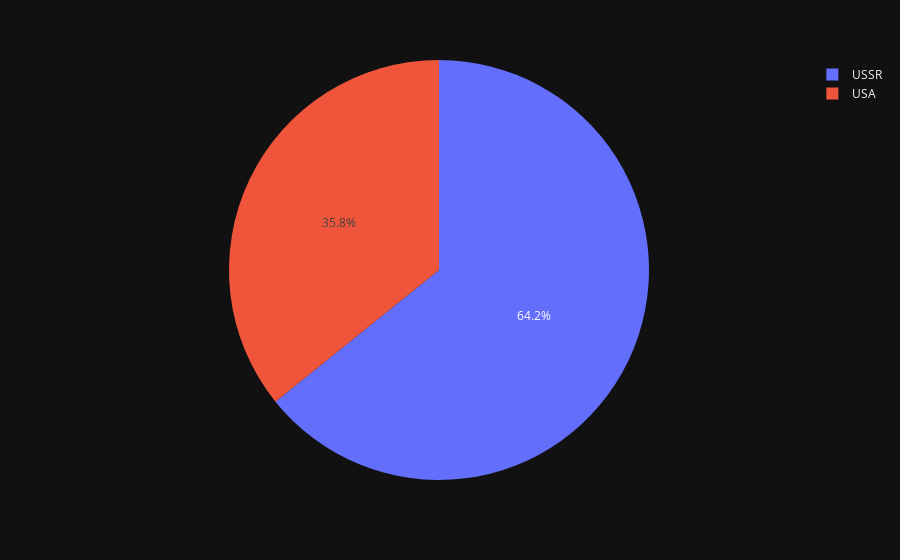

This figure's notebook cell:
### Markdown cell above
## Create a Plotly Pie Chart comparing the total number of launches of the USSR and the USA

### Code cell
data_x = [1188, 662]
names_x = ['USSR', 'USA']

fig = px.pie(values=data_x, names=names_x)
fig.show()

### Figure 1 — Plotly figure (JSON) as saved in the notebook; plotly's stock layout.template omitted (floating-point values rounded to 4 significant figures)
{"data": [{"domain": {"x": [0.0, 1.0], "y": [0.0, 1.0]}, "hovertemplate": "label=%{label}<br>value=%{value}<extra></extra>", "labels": ["USSR", "USA"], "legendgroup": "", "name": "", "showlegend": true, "values": [1188, 662], "type": "pie"}], "layout": {"legend": {"tracegroupgap": 0}, "margin": {"t": 60}}}
